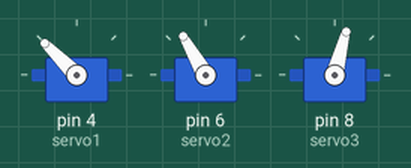
Recording of a sketch running on a simulated Arduino Uno, built with avr-gcc and run on an emulated ATmega328P. Shown: 3 × servo.

Above: at 0.05 s.
At 4.0 s:
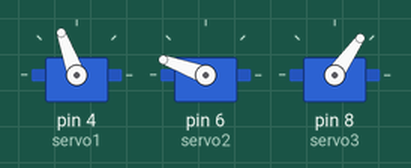
At 5.0 s:
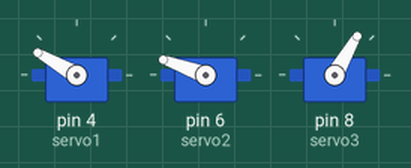
At 6.0 s:
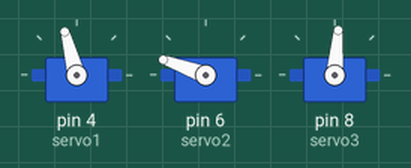
At 7.0 s:
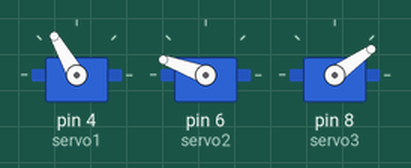
At 8.0 s:
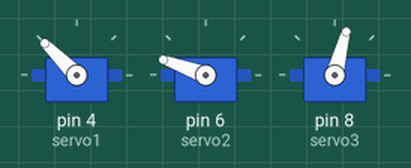
Timing chart, 0 to 11.7 s (numbered marks = the images above):
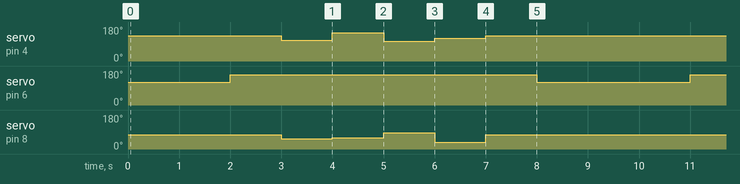

The sketch:

sterndli.ino
```cpp
#include <Servo.h>

Servo servo1;  // Linker Servo
Servo servo2;  // Mittlerer Servo (Stift)
Servo servo3;  // Rechter Servo

void setup() {
  // Servos mit den Arduino-Pins verbinden
  servo1.attach(4);  // Linker Servo an Pin 4
  servo2.attach(6);  // Stift-Servo an Pin 6
  servo3.attach(8);  // Rechter Servo an Pin 8

  servo1.write(90);
  servo2.write(120);
  servo3.write(90);
}

void loop() {

// stern wie von hand
int ecken[5][2] = {
    {135, 75},
    {110, 55},
    {150, 60},
    {105, 85},
    {120, 35}
  };

  for (int e=0; e<=4; e=e+1) {
    servo1.write(ecken[e][0]);
    servo3.write(ecken[e][1]);
    delay(1000);

    if (e==0) {
      delay(1000);
      servo2.write(160);
      delay(1000);
    }
    if (e==4) {
      servo1.write(ecken[0][0]);
      servo3.write(ecken[0][1]);
      delay(1000);
      servo2.write(120);
      delay(1000);
    }
  }

}
```

Measured:
- by itself, servo on pin 4 (servo1): repeats every 9.0 s: 150° 1.0 s, 105° 1.0 s, 120° 1.0 s, 135° 5.0 s, 110° 1.0 s
- by itself, servo on pin 6 (servo2): alternates 160° for 6.0 s and 120° for 3.0 s
- by itself, servo on pin 8 (servo3): repeats every 9.0 s: 60° 1.0 s, 85° 1.0 s, 35° 1.0 s, 75° 5.0 s, 55° 1.0 s
